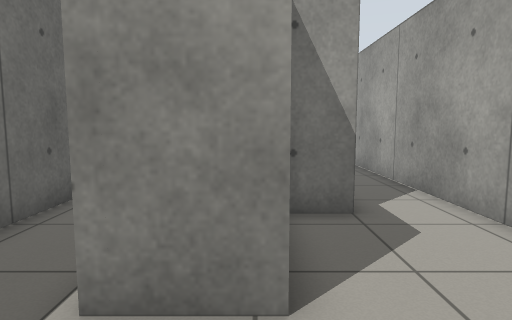
View 1 (above)

13 first-person views from a walk through a world built for the Gazebo simulator. The camera is 0.91 m above the floor, tilts 6° down and sees 75° across. The floor is counted in squares, 0.5 m on a side. Each view is taken from the middle of a square. On the plan, view 1 faces up. The plan holds only what a view shows up to about 17 squares ahead; the rest is blank.

View 2
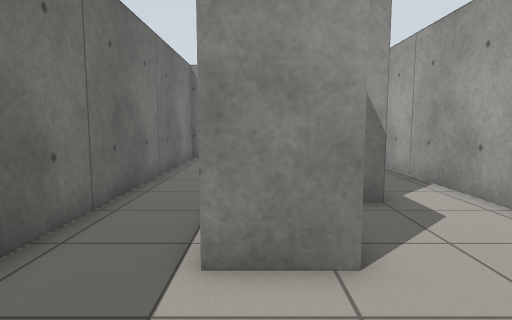

View 3
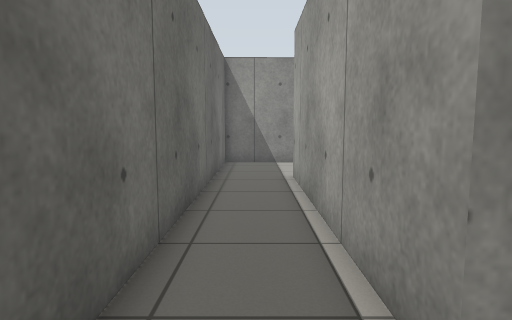

View 4
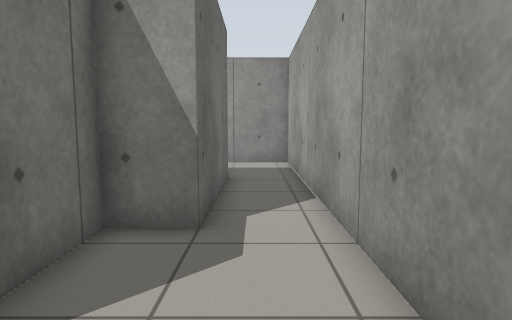

View 5
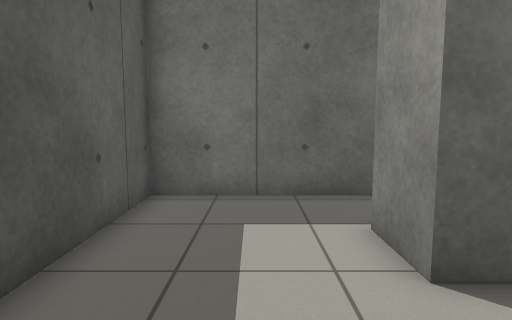

View 6
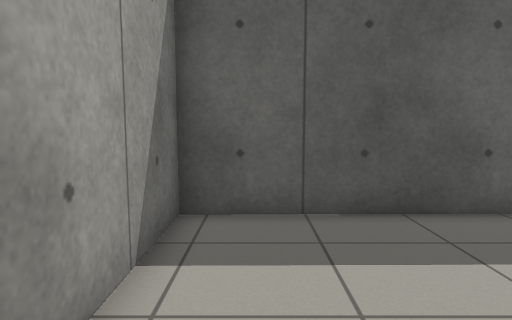

View 7
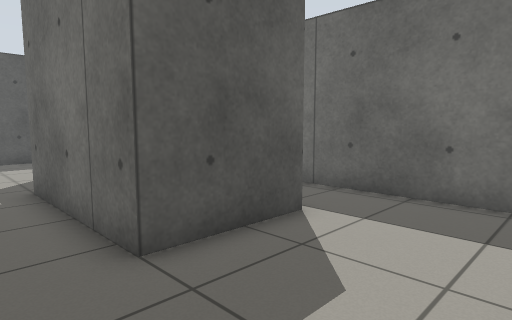

View 8
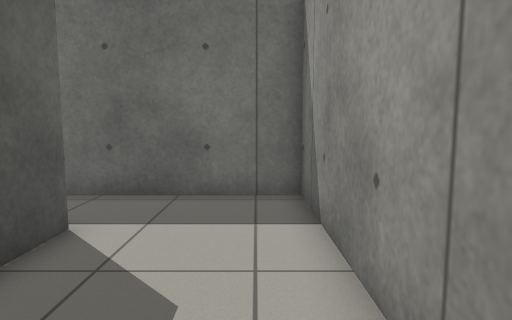

View 9
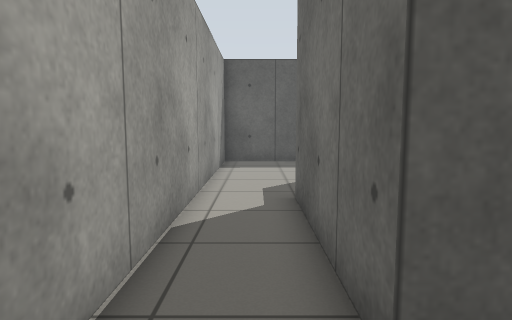

View 10
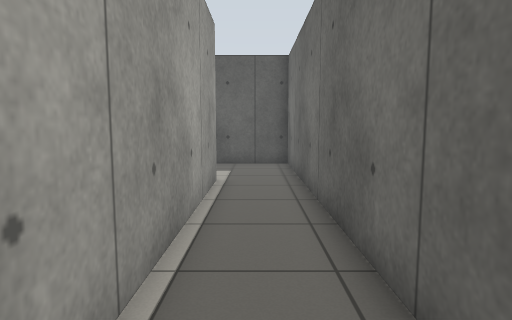

View 11
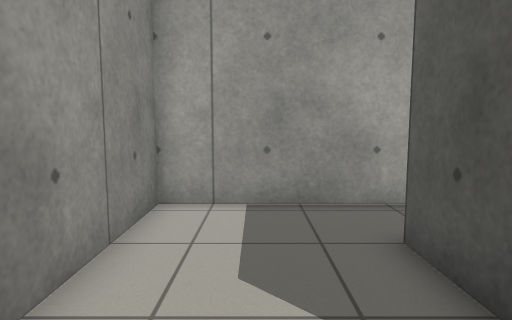

View 12
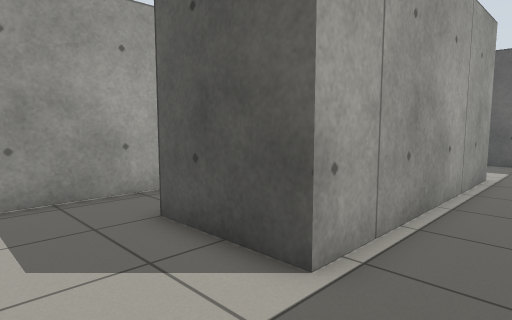

View 13
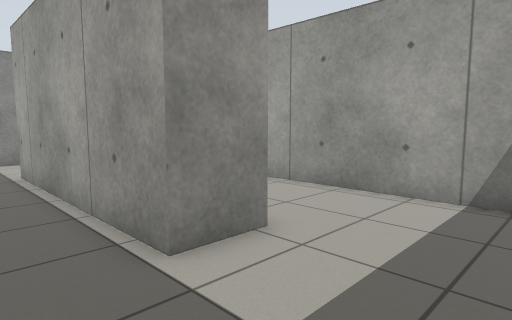

### Floor plan
Points are (right, up) in squares from view 1. A wall is a line through its corners. A room is listed if a view was taken in it or the views show most of it. See-through windows are left out.
Room 1 (views 1, 2, 3, 7, 8, 9, 10, 11, 12, 13)
walls: (0.3, 3) (-1.7, 3) (-1.7, 12.7) (2, 12.7) (2, 6.7); (4.6, 5.6) (4.6, 17.3) (-4.5, 17.2) (-4.5, -1.7) (0.4, -1.6)
ways out: opening at (-0.5, 0.5) to room 2; opening at (3.5, 6.5) to room 2
Room 2 (views 4, 5, 6)
walls: (0.4, -1.6) (4.6, -1.6) (4.6, 5.6); (2, 6.7) (0.3, 6.7) (0.3, 3)
ways out: opening at (-0.5, 0.5) to room 1; opening at (3.5, 6.5) to room 1

Where each view was taken, in squares from view 1:
view 1: 0 up, 0 right, facing up
view 2: 1 down, 1 left, facing up
view 3: 1 up, 3 left, facing up
view 4: 1 up, 3 right, facing up
view 5: 1 up, 4 right, facing left
view 6: 5 up, 3 right, facing down
view 7: 17 up, 4 right, facing down-left
view 8: 16 up, 4 right, facing left
view 9: 15 up, 3 right, facing down
view 10: 14 up, 3 left, facing down
view 11: 15 up, 3 left, facing right
view 12: 16 up, 4 left, facing down-right
view 13: 1 down, 4 left, facing up-right
